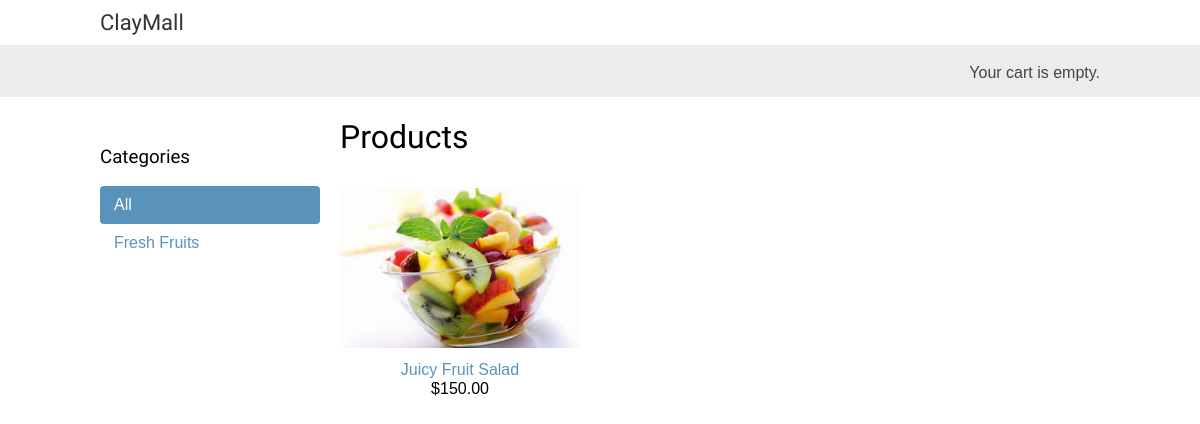
The app's page /, older data.
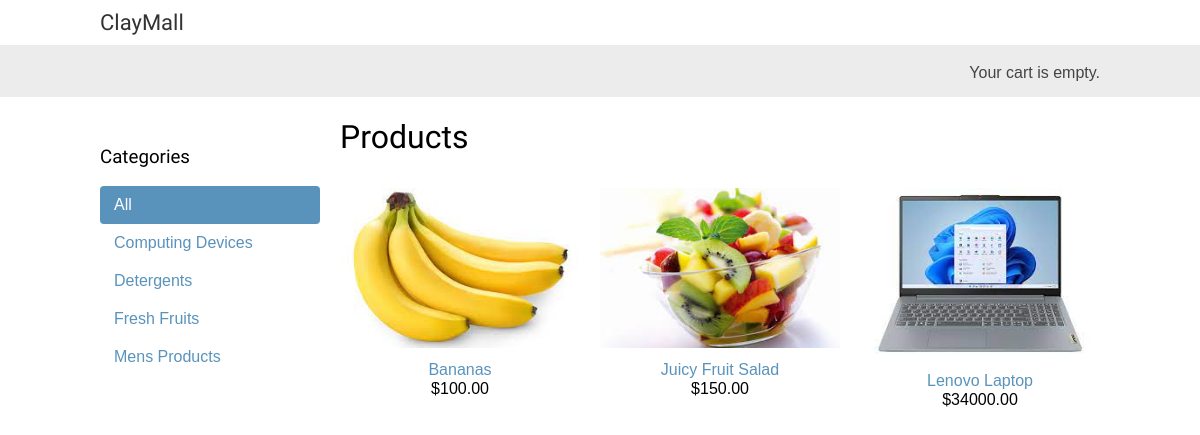
The same page, newer data.
### shop/models.py (models this page shows, shortened)
class Category(models.Model):
    name = models.CharField(max_length= 200)
    slug = models.SlugField(max_length=200, unique=True)
    class Meta:
      ordering = ['name']
      indexes = [
      models.Index(fields=['name']),
      ]
      verbose_name = 'category'
      verbose_name_plural = 'categories'
    def get_absolute_url(self):
       return reverse('shop:product_list_by_category',
                      args=[self.slug])

class Product(models.Model):
     category = models.ForeignKey(Category,
                                   related_name='products',
                                   on_delete=models.CASCADE)
     name = models.CharField(max_length=200)
     slug = models.SlugField(max_length=200)
     image = models.ImageField(upload_to='products/%Y/%m/%d', blank=True)
     description = models.TextField(blank=True)
     price = models.DecimalField(max_digits=10, decimal_places=2)
     available = models.BooleanField(default=True)
     created = models.DateTimeField(auto_now=True)
     updated = models.DateTimeField(auto_now=True)
     class Meta:
       ordering = ['name']
       indexes = [
          models.Index(fields=['id','slug']),
          models.Index(fields=['name']),
          models.Index(fields=['-created']),
          ]
     def get_absolute_url(self):
        return reverse('shop:product_detail',
                       args=[self.id, self.slug])

### shop/views.py (the view)
# urls.py: path('', views.product_list, name='product_list'),
def product_list(request, category_slug=None):
    category = None
    categories = Category.objects.all()
    products = Product.objects.filter(available=True)
    if category_slug:
        category = get_object_or_404(Category, slug=category_slug)
        products = products.filter(category=category)
    return render(request,
                  'shop/product/list.html',
                  {'category':category,
                   'categories':categories,
                   'products':products})

### cart/cart.py (called while the page is built)
    def __len__(self):
        return sum(item['quantity'] for item in self.cart.values())

### cart/context_processors.py (called while the page is built)
def cart(request):
 return {'cart': Cart(request)}

### shop/templates/shop/product/list.html (shortened to what this page needs)
{% extends "shop/base.html" %}
{% load static %}
{% block content %}
  <div id="sidebar">
    <h3>Categories</h3>
    <ul>
      <li {% if not category %}class="selected"{% endif %}>
        <a href="{% url "shop:product_list" %}">All</a>
      </li>
      {% for c in categories %}
        <li {% if category.slug == c.slug %}class="selected"{% endif %}>
          <a href="{{ c.get_absolute_url }}">{{ c.name }}</a>
        </li>
      {% endfor %}
    </ul>
  </div>
  <div id="main" class="product-list">
    <h1>{% if category %}{{ category.name }}{% else %}Products{% endif %}</h1>
    {% for product in products %}
      <div class="item">
        <a href="{{ product.get_absolute_url }}">
          <img src="{% if product.image %}{{ product.image.url }}{% else %}{% static "img/no_image.png" %}{% endif %}">
        </a>
        <a href="{{ product.get_absolute_url }}">{{ product.name }}</a>
        <br>
        ${{ product.price }}
      </div>
    {% endfor %}
  </div>
{% endblock %}

Row changes from the older to the newer data that the page shows:
added Category: name "Computing Devices"
added Category: name "Detergents"
added Category: name "Mens Products"
added Product: image (picture), name "Bananas", price "100.00"
added Product: image (picture), name "Lenovo Laptop", price "34000.00"
